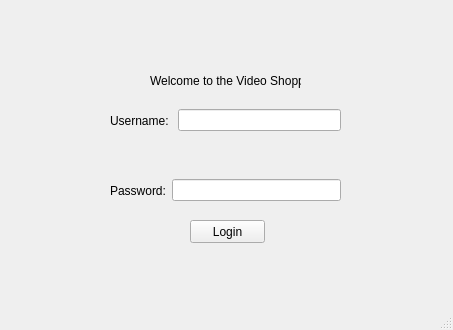
<?xml version="1.0" encoding="UTF-8"?>
<ui version="4.0">
 <class>MainWindow</class>
 <widget class="QMainWindow" name="MainWindow">
  <property name="geometry">
   <rect>
    <x>0</x>
    <y>0</y>
    <width>453</width>
    <height>330</height>
   </rect>
  </property>
  <property name="windowTitle">
   <string>Log In</string>
  </property>
  <widget class="QWidget" name="centralwidget">
   <widget class="QWidget" name="widget" native="true">
    <property name="geometry">
     <rect>
      <x>70</x>
      <y>50</y>
      <width>321</width>
      <height>241</height>
     </rect>
    </property>
    <widget class="QLabel" name="label">
     <property name="geometry">
      <rect>
       <x>80</x>
       <y>20</y>
       <width>151</width>
       <height>21</height>
      </rect>
     </property>
     <property name="text">
      <string>Welcome to the Video Shoppe! </string>
     </property>
    </widget>
    <widget class="QWidget" name="horizontalLayoutWidget">
     <property name="geometry">
      <rect>
       <x>40</x>
       <y>50</y>
       <width>231</width>
       <height>41</height>
      </rect>
     </property>
     <layout class="QHBoxLayout" name="horizontalLayout">
      <item>
       <widget class="QLabel" name="unLabel">
        <property name="text">
         <string>Username: </string>
        </property>
       </widget>
      </item>
      <item>
       <widget class="QLineEdit" name="username"/>
      </item>
     </layout>
    </widget>
    <widget class="QWidget" name="horizontalLayoutWidget_2">
     <property name="geometry">
      <rect>
       <x>40</x>
       <y>120</y>
       <width>231</width>
       <height>41</height>
      </rect>
     </property>
     <layout class="QHBoxLayout" name="horizontalLayout_2">
      <item>
       <widget class="QLabel" name="pwLabel">
        <property name="text">
         <string>Password:</string>
        </property>
       </widget>
      </item>
      <item>
       <widget class="QLineEdit" name="password"/>
      </item>
     </layout>
    </widget>
    <widget class="QPushButton" name="login">
     <property name="geometry">
      <rect>
       <x>120</x>
       <y>170</y>
       <width>75</width>
       <height>23</height>
      </rect>
     </property>
     <property name="text">
      <string>Login</string>
     </property>
    </widget>
    <widget class="QLabel" name="label_2">
     <property name="geometry">
      <rect>
       <x>50</x>
       <y>210</y>
       <width>211</width>
       <height>20</height>
      </rect>
     </property>
     <property name="text">
      <string/>
     </property>
    </widget>
   </widget>
  </widget>
  <widget class="QStatusBar" name="statusbar"/>
 </widget>
 <resources/>
 <connections/>
</ui>
